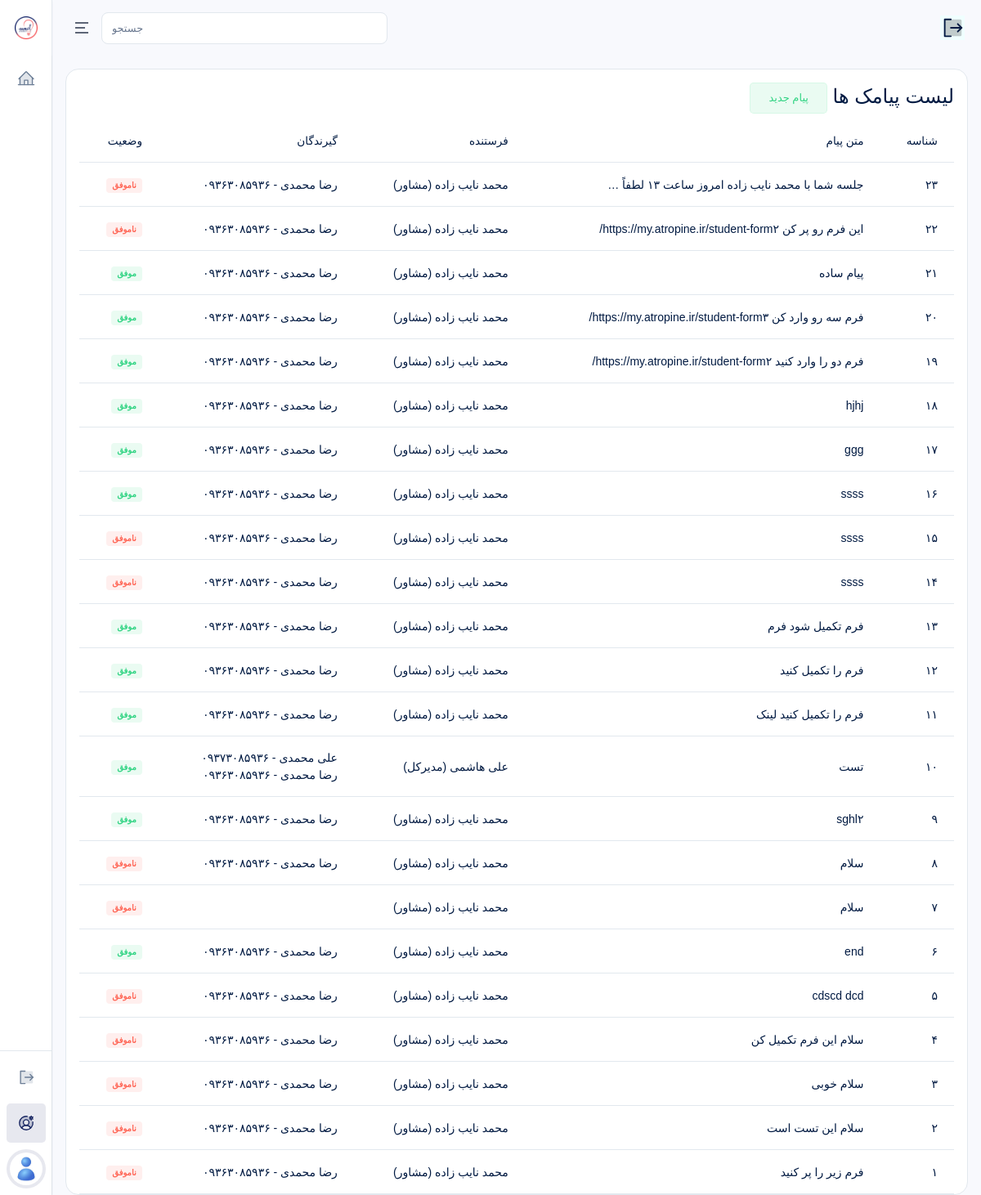
The app's page /accounts/admins/sms/ (signed in) with its own data.
### accounts/models.py (models this page shows, shortened)
class SMS(models.Model):
    sender = models.ForeignKey(
        User,
        on_delete=models.CASCADE,
        related_name="sent_sms",
        verbose_name="فرستنده"
    )
    students = models.ManyToManyField(
        Student,
        related_name="received_sms",
        verbose_name="گیرندگان"
    )
    message = models.TextField(
        verbose_name="متن پیام"
    )
    result = models.CharField(
        max_length=2,
        blank=True,
        verbose_name="نتیجه ارسال"
    )
    created_at = models.DateTimeField(
        auto_now_add=True
    )
    class Meta:
        verbose_name = "پیامک"
        verbose_name_plural = "پیامک‌ها"
        ordering = ["-id"]

class User(AbstractUser):
    ROLE_CHOICES = (
        ("super_admin", "مدیرکل"),
        ("supervisor", "ناظر"),
        ("consultant", "مشاور"),
        ("student", "داوطلب"),
    )
    role = models.CharField(max_length=30, choices=ROLE_CHOICES, verbose_name="نقش")
    mobile = models.CharField(max_length=15, blank=True, unique=True, verbose_name="شماره موبایل")
    avatar = models.ImageField(upload_to="avatars/", blank=True, null=True, verbose_name="تصویر پروفایل")
    is_suspended = models.BooleanField(default=False, verbose_name="تعلیق شده")
    suspension_reason = models.TextField(blank=True, verbose_name="دلیل تعلیق")
    is_limited = models.BooleanField(default=False, verbose_name="دسترسی محدود (برای مدیرکل)")
    class Meta:
        verbose_name = "کاربر"
        verbose_name_plural = "کاربران"
        ordering = ["-id"]
    def __str__(self):
        return f"{self.get_full_name()} ({self.get_role_display()})"

class Student(models.Model):
    user = models.OneToOneField(User, on_delete=models.CASCADE, related_name="user_student", verbose_name="کاربر")
    a_completed = models.BooleanField(default=False)
    b_completed = models.BooleanField(default=False)
    class Meta:
        verbose_name = "داوطلب"
        verbose_name_plural = "داوطلبان"
        ordering = ["-id"]

### accounts/views.py (the view)
# urls.py: path("admins/sms/", AdminSMSListView.as_view(), name="admin_sms_list"),
class AdminSMSListView(RoleRequiredMixin, SuperAdminSidebarContextMixin, ListView):
    allowed_roles = ["super_admin"]
    model = SMS
    template_name = "accounts/admins/sms_list.html"
    context_object_name = "smses"

### accounts/mixins.py (called while the page is built)
    def get_context_data(self, **kwargs):
        context = super().get_context_data(**kwargs)
        context.update({
            "PlansIntroductionCreated": PlansIntroduction.objects.first(),
            "CounselingIntroductionCreated": CounselingIntroduction.objects.first(),
            "EstimationIntroductionCreated": EstimationIntroduction.objects.first(),
            "ChoiceIntroductionCreated": ChoiceIntroduction.objects.first(),
            "LiveIntroductionCreated": LiveIntroduction.objects.first(),
            "AboutUsIntroductionCreated": AboutUsIntroduction.objects.first(),
            "DataIntroductionCreated": DataIntroduction.objects.first(),
        })
        return context

    def test_func(self):
        return (
            self.request.user.is_authenticated and
            self.request.user.role in self.allowed_roles and
            not self.request.user.is_suspended
        )

### pages/views.py (called while the page is built, shortened)
def global_context(request):
    has_database_service = False
    wallet = False
    nayeb_link = Consultant.objects.filter(
        user__last_name="نایب زاده"
    ).first()
    try:
        nayeb_consultant_open = User.objects.filter(id=73).first().user_consultant.show_schedules
        jahan_consultant_open = User.objects.filter(id=74).first().user_consultant.show_schedules
    except:
        nayeb_consultant_open = False
        jahan_consultant_open = False
    return {
        "has_database_service": has_database_service,
        "nayeb_link": nayeb_link,
        "wallet": wallet,
        "nayeb_consultant_open": nayeb_consultant_open,
        "jahan_consultant_open": jahan_consultant_open,
    }

### templates/accounts/admins/sms_list.html (shortened to what this page needs)
{% extends 'bases/dashboard.html' %}
{% load static %}
{% block content %}
<div class="table-responsive" dir="rtl">
    <div class="card-header justify-content-between">
        <div class="card-title">
            <h4>
                لیست پیامک ها
                <a href="{% url 'admin_sms_add' %}">
                    <span class="btn btn-success-transparent">پیام جدید</span>
                </a>
            </h4>
        </div>
    </div>
    <table class="table text-nowrap table-hover">
        <thead>
            <tr>
                <th scope="col">شناسه</th>
                <th scope="col">متن پیام</th>
                <th scope="col">فرستنده</th>
                <th scope="col">گیرندگان</th>
                <th scope="col">وضعیت</th>
            </tr>
        </thead>
        <tbody>
            {% for sms in smses %}
            <tr>
                <td>
                    {{ sms.id }}
                </td>
                <td>
                    {{ sms.message|truncatewords:10 }}
                </td>
                <td>
                    {{ sms.sender }}
                </td>
                <td>
                    {% for student in sms.students.all %}
                        {{ student.user.get_full_name }} - {{ student.user.mobile }} <br>
                    {% endfor %}
                </td>
                <td>
                    {% if sms.result == "1" %}
                    <span class="badge bg-success-transparent">موفق</span>
                    {% else %}
                    <span class="badge bg-danger-transparent">ناموفق</span>
                    {% endif %}
                </td>
            </tr>
            {% empty %}
            <tr>
                <td colspan="5" style="text-align: center;">
                    موردی یافت نشد.
                </td>
            </tr>
            {% endfor %}
        </tbody>
    </table>
</div>
{% endblock %}

### records on screen
SMS: id "۲۳", message "جلسه شما با محمد نایب زاده امروز ساعت ۱۳ لطفاً …", sender "محمد نایب زاده (مشاور)", result "ناموفق"
Student: user.get_full_name "رضا محمدی", user.mobile "۰۹۳۶۳۰۸۵۹۳۶"
SMS: id "۲۲", message "این فرم رو پر کن https://my.atropine.ir/student-form۲/", sender "محمد نایب زاده (مشاور)", result "ناموفق"
SMS: id "۲۱", message "پیام ساده", sender "محمد نایب زاده (مشاور)", result "موفق"
SMS: id "۲۰", message "فرم سه رو وارد کن https://my.atropine.ir/student-form۳/", sender "محمد نایب زاده (مشاور)", result "موفق"
SMS: id "۱۹", message "فرم دو را وارد کنید https://my.atropine.ir/student-form۲/", sender "محمد نایب زاده (مشاور)", result "موفق"
SMS: id "۱۸", message "hjhj", sender "محمد نایب زاده (مشاور)", result "موفق"
SMS: id "۱۷", message "ggg", sender "محمد نایب زاده (مشاور)", result "موفق"
SMS: id "۱۶", message "ssss", sender "محمد نایب زاده (مشاور)", result "موفق"
SMS: id "۱۵", message "ssss", sender "محمد نایب زاده (مشاور)", result "ناموفق"
SMS: id "۱۴", message "ssss", sender "محمد نایب زاده (مشاور)", result "ناموفق"
SMS: id "۱۳", message "فرم تکمیل شود فرم", sender "محمد نایب زاده (مشاور)", result "موفق"
SMS: id "۱۲", message "فرم را تکمیل کنید", sender "محمد نایب زاده (مشاور)", result "موفق"
SMS: id "۱۱", message "فرم را تکمیل کنید لینک", sender "محمد نایب زاده (مشاور)", result "موفق"
SMS: id "۱۰", message "تست", sender "علی هاشمی (مدیرکل)", result "موفق"
Student: user.get_full_name "علی محمدی", user.mobile "۰۹۳۷۳۰۸۵۹۳۶"
SMS: id "۹", message "sghl۲", sender "محمد نایب زاده (مشاور)", result "موفق"
SMS: id "۸", message "سلام", sender "محمد نایب زاده (مشاور)", result "ناموفق"
SMS: id "۷", message "سلام", sender "محمد نایب زاده (مشاور)", result "ناموفق"
SMS: id "۶", message "end", sender "محمد نایب زاده (مشاور)", result "موفق"
SMS: id "۵", message "cdscd dcd", sender "محمد نایب زاده (مشاور)", result "ناموفق"
SMS: id "۴", message "سلام این فرم تکمیل کن", sender "محمد نایب زاده (مشاور)", result "ناموفق"
SMS: id "۳", message "سلام خوبی", sender "محمد نایب زاده (مشاور)", result "ناموفق"
SMS: id "۲", message "سلام این تست است", sender "محمد نایب زاده (مشاور)", result "ناموفق"
SMS: id "۱", message "فرم زیر را پر کنید", sender "محمد نایب زاده (مشاور)", result "ناموفق"
